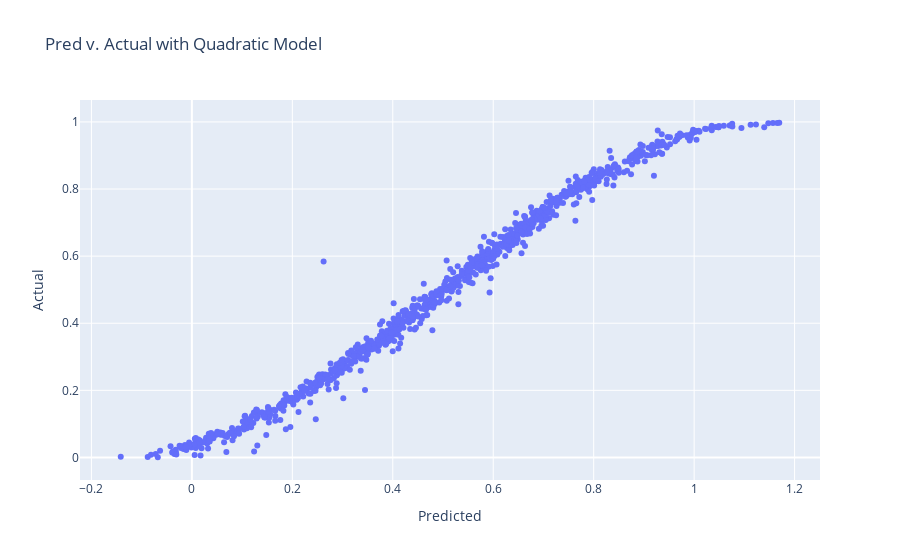
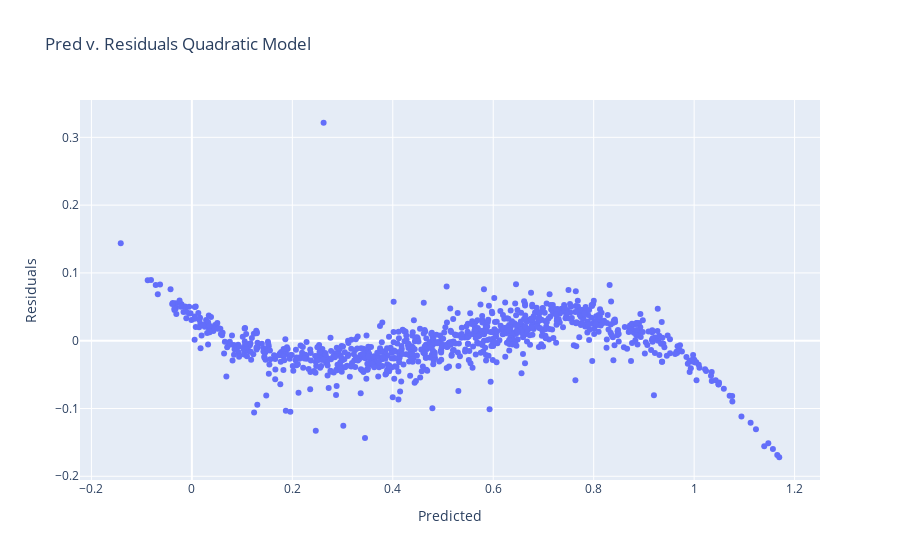

The cell these charts' notebook holds for them, in order:
### Markdown cell above
## Quadratic Model

### Code cell
poly = PolynomialFeatures(degree=2, include_bias=False)
poly_features = poly.fit_transform(X)

X_train, X_test, y_train, y_test = train_test_split(
    poly_features, y, test_size=0.3, random_state=1
)

poly_reg_model = LinearRegression()
poly_reg_model.fit(X_train, y_train)
y_pred = poly_reg_model.predict(X_test)
y_pred

resid = y_test - y_pred

display(
    px.scatter(
        x=y_pred,
        y=y_test,
        labels={"x": "Predicted", "y": "Actual"},
        title="Pred v. Actual with Quadratic Model",
    )
)
display(
    px.scatter(
        x=y_pred,
        y=resid,
        labels={"x": "Predicted", "y": "Residuals"},
        title="Pred v. Residuals Quadratic Model",
    )
)

### Figure 1 — Plotly figure (JSON) as saved in the notebook; plotly's stock layout.template omitted (floating-point values rounded to 4 significant figures; data arrays with more than 128 entries replaced by an {"elided": "..."} marker saying what was removed)
{"data": [{"hovertemplate": "Predicted=%{x}<br>Actual=%{y}<extra></extra>", "legendgroup": "", "marker": {"color": "#636efa", "symbol": "circle"}, "mode": "markers", "name": "", "orientation": "v", "showlegend": false, "type": "scatter", "x": {"elided": "943 float values"}, "xaxis": "x", "y": {"elided": "943 float values"}, "yaxis": "y"}], "layout": {"legend": {"tracegroupgap": 0}, "title": {"text": "Pred v. Actual with Quadratic Model"}, "xaxis": {"anchor": "y", "domain": [0, 1], "title": {"text": "Predicted"}}, "yaxis": {"anchor": "x", "domain": [0, 1], "title": {"text": "Actual"}}}}

### Figure 2 — Plotly figure (JSON) as saved in the notebook; plotly's stock layout.template omitted (floating-point values rounded to 4 significant figures; data arrays with more than 128 entries replaced by an {"elided": "..."} marker saying what was removed)
{"data": [{"hovertemplate": "Predicted=%{x}<br>Residuals=%{y}<extra></extra>", "legendgroup": "", "marker": {"color": "#636efa", "symbol": "circle"}, "mode": "markers", "name": "", "orientation": "v", "showlegend": false, "type": "scatter", "x": {"elided": "943 float values"}, "xaxis": "x", "y": {"elided": "943 float values"}, "yaxis": "y"}], "layout": {"legend": {"tracegroupgap": 0}, "title": {"text": "Pred v. Residuals Quadratic Model"}, "xaxis": {"anchor": "y", "domain": [0, 1], "title": {"text": "Predicted"}}, "yaxis": {"anchor": "x", "domain": [0, 1], "title": {"text": "Residuals"}}}}
